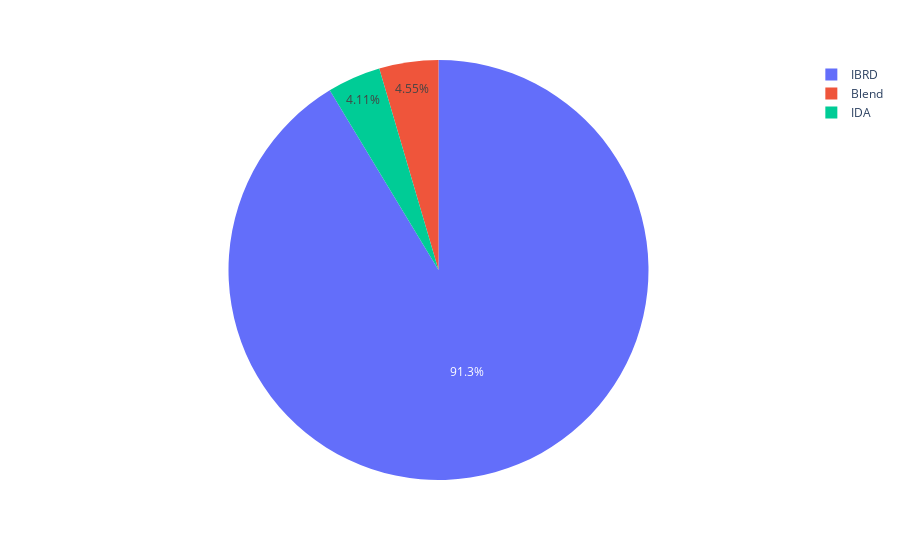

Source (notebook cell):
### Code cell
import plotly.express as px
fig = px.pie(s, values='Total Debt', names='Lending category')
fig.show()

### Figure 1 — Plotly figure (JSON) as saved in the notebook; plotly's stock layout.template omitted (floating-point values rounded to 4 significant figures)
{"data": [{"domain": {"x": [0, 1], "y": [0, 1]}, "hovertemplate": "Lending category=%{label}<br>Total Debt=%{value}<extra></extra>", "labels": ["Blend", "IBRD", "IDA"], "legendgroup": "", "name": "", "showlegend": true, "type": "pie", "values": [7884000000000.0, 158200000000000.0, 7119000000000.0]}], "layout": {"legend": {"tracegroupgap": 0}, "margin": {"t": 60}}}
